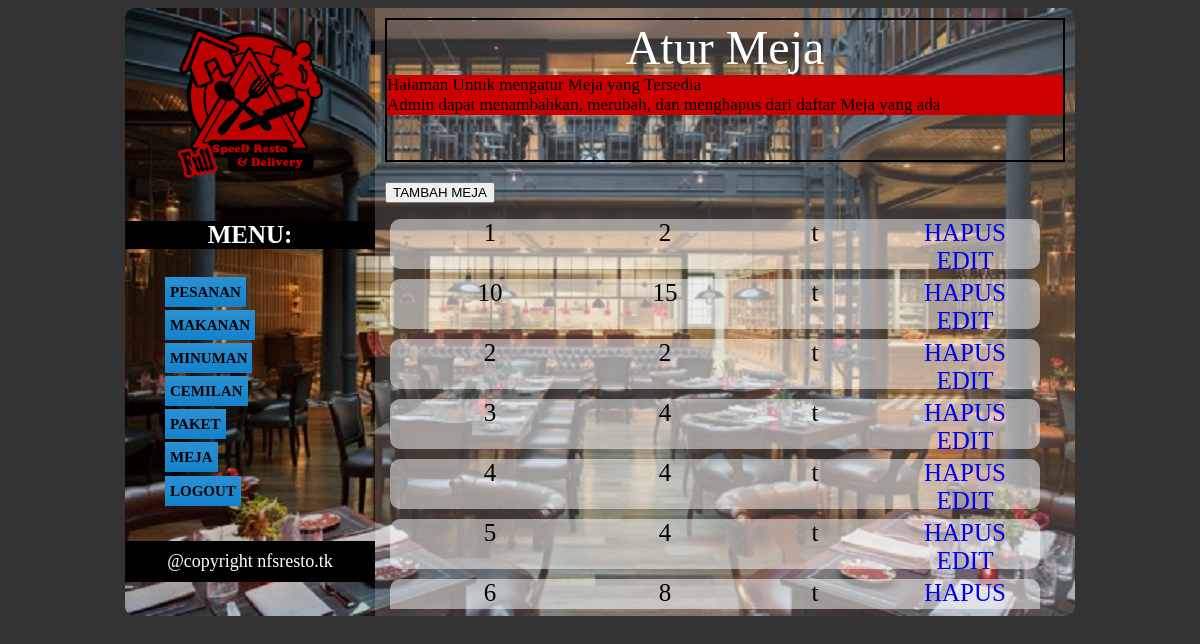
Page /home_admin.php?ma=meja (signed in) on the committed database.
### tables this page shows
CREATE TABLE IF NOT EXISTS `meja` (
  `no` char(3) NOT NULL,
  `kapasitas` int(3) DEFAULT NULL,
  `pakai` enum('t','y') DEFAULT NULL
);

### admin/meja.php (the view, shortened to what this page needs)
<?php
	$panggil= "select * from meja";
	$hasil=mysql_query($panggil) or die(mysql_error());
	echo "
	<div id='title' style='text-align:center;color:white;font-size:3em'>
				Atur Meja
				<br/><div id='txt'>Halaman Untuk mengatur Meja yang Tersedia<br />
				Admin dapat menambahkan, merubah, dan menghapus dari daftar Meja yang ada
				</div></div>
	<form action='/resto/admin/insert.php' method='get'>
		<input type='hidden' name='a' value='meja' />
		<input type='submit' value='TAMBAH MEJA' />
    </form>";
	if(mysql_num_rows($hasil)==0)
		{
			echo "<table align='center' cellpadding='3' cellspacing='1'>
			<tr><td colspan='2' align='center'>
			Tidak ada meja!</td></tr>";
		}
	else{	echo "<div style='overflow:auto;height:390px;'>";
			while($tampil=mysql_fetch_array($hasil))
				{
					echo "<tr><td>
							<div id='daftar' >
							<div class='nama' style='height:auto;width:200px;float:left;'>".$tampil['no']."</div>
							<div class='nama' style='height:auto;width:150px;float:left;'>".$tampil['kapasitas']."</div>
							<div class='nama' style='height:auto;width:150px;float:left;'>".$tampil['pakai']."</div>
						<a href='admin/delete.php?delete=".$tampil["no"]."'>
							<div class='nama' style='height:auto;width:150px;float:right;'>HAPUS</div>
						</a>
						<a href='admin/edit.php?meja=".$tampil["no"]."'>
							<div class='nama' style='height:auto;width:150px;float:right;'>EDIT</div>
						</a>
						</div>
							</td></tr>
						";
				}
			echo "</div></table>";
		}
?>

### css/style.css (style rules this page uses)
body { background-color:rgba(0,0,0,0.8); }
#title { width:auto; height:140px; border:2px solid black; margin-bottom:20px; color:white; font-size:3em; text-align:center; }
#txt { width:100%; background-color:#CC0000; text-align:left; font-size:17; color:black; }
#daftar { text-decoration:none; color: #000; padding:0 auto; text-align:center; font-size:25px; height:50px; width:650px; background-color:rgba(255,255,255,0.5); margin-bottom:10px; border-radius:10px; margin-left:5px; transition-duration: 0.2s; -webkit-transition-duration: 0.2s; -moz-transition-duration: 0.2s; }

### rows in the picture
meja: no "1", kapasitas "2", pakai "t"
meja: no "10", kapasitas "15", pakai "t"
meja: no "2", kapasitas "2", pakai "t"
meja: no "3", kapasitas "4", pakai "t"
meja: no "4", kapasitas "4", pakai "t"
meja: no "5", kapasitas "4", pakai "t"
meja: no "6", kapasitas "8", pakai "t"
